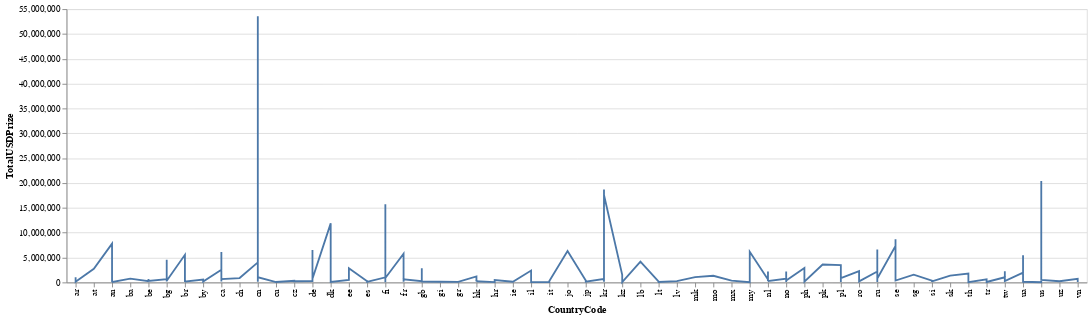

The notebook cell this image was saved under:
### Code cell
alt.Chart(data).mark_line().encode(x="CountryCode", y="TotalUSDPrize")

### Figure 1 — Vega-Lite specification as saved in the notebook (floating-point values rounded to 4 significant figures; data arrays with more than 128 entries replaced by an {"elided": "..."} marker saying what was removed)
{"config": {"view": {"continuousWidth": 400, "continuousHeight": 300}}, "data": {"name": "data-923f29ba25fcb5468d8c820b0be35a1c"}, "mark": "line", "encoding": {"x": {"field": "CountryCode", "type": "nominal"}, "y": {"field": "TotalUSDPrize", "type": "quantitative"}}, "$schema": "https://vega.github.io/schema/vega-lite/v4.17.0.json", "datasets": {"data-923f29ba25fcb5468d8c820b0be35a1c": {"elided": "191 records"}}}
